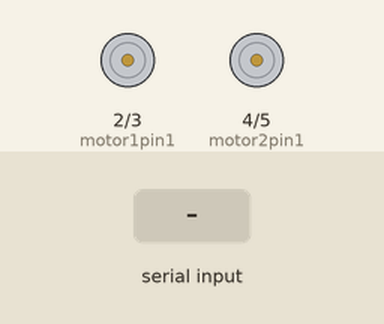
Recording of a sketch running on a simulated Arduino Uno, built with avr-gcc and run on an emulated ATmega328P. On the bench: motor-driver pin pairs drawn as motors (green arrow = first pin HIGH = forward, orange = second pin HIGH = backward, longer = more drive, scaled by the enable pin). Inputs (shaded band) come from the test bench.

Above: at 1.2 s.
1.3 s: "F" received over Serial
At 1.5 s:
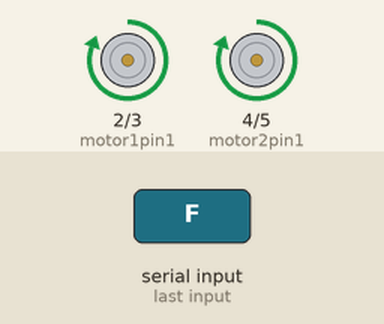
3.2 s: "B" received over Serial
At 3.4 s:
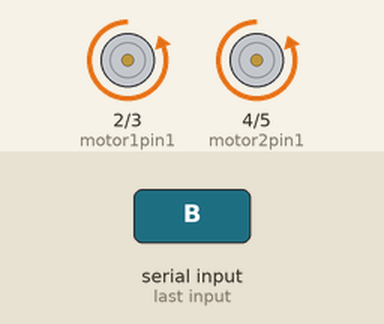
5.1 s: "L" received over Serial
At 5.3 s:
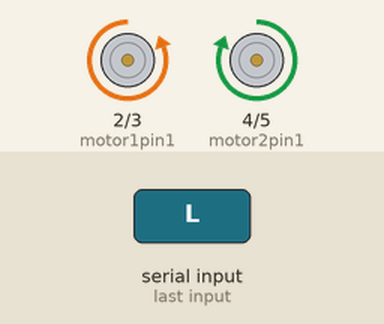
7.0 s: "R" received over Serial
At 7.2 s:
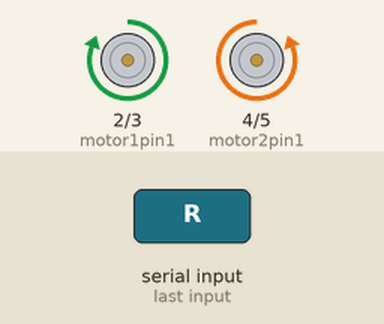
8.9 s: "Q" received over Serial
At 9.1 s:
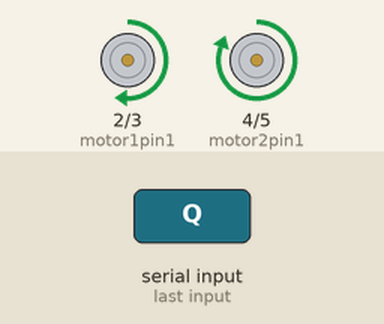
10.8 s: "E" received over Serial
At 11.0 s:
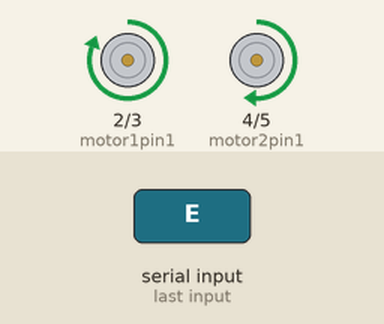
Timing chart, 0 to 13.7 s (numbered marks = the images above; inputs shaded):
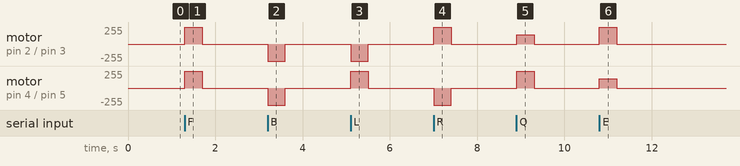

Measured:
- after the input at 1.3 s, motor on pin 2 (motor1pin1) / pin 3 (motor1pin2), motor on pin 4 (motor2pin1) / pin 5 (motor2pin2): stopped → forward 255/255 at once, → stopped 0.40 s later
- after the input at 3.2 s, motor on pin 2 (motor1pin1) / pin 3 (motor1pin2), motor on pin 4 (motor2pin1) / pin 5 (motor2pin2): stopped → backward 255/255 at once, → stopped 0.40 s later
- after the input at 5.1 s, motor on pin 2 (motor1pin1) / pin 3 (motor1pin2): stopped → backward 255/255 at once, → stopped 0.40 s later; motor on pin 4 (motor2pin1) / pin 5 (motor2pin2): stopped → forward 255/255 at once, → stopped 0.40 s later
- after the input at 7.0 s, motor on pin 2 (motor1pin1) / pin 3 (motor1pin2): stopped → forward 255/255 at once, → stopped 0.40 s later; motor on pin 4 (motor2pin1) / pin 5 (motor2pin2): stopped → backward 255/255 at once, → stopped 0.40 s later
- after the input at 8.9 s, motor on pin 2 (motor1pin1) / pin 3 (motor1pin2): stopped → forward 140/255 at once, → stopped 0.40 s later; motor on pin 4 (motor2pin1) / pin 5 (motor2pin2): stopped → forward 255/255 at once, → stopped 0.40 s later
- after the input at 10.8 s, motor on pin 2 (motor1pin1) / pin 3 (motor1pin2): stopped → forward 255/255 at once, → stopped 0.40 s later; motor on pin 4 (motor2pin1) / pin 5 (motor2pin2): stopped → forward 140/255 at once, → stopped 0.40 s later

The sketch:

car_firmware.ino
```cpp
// Motor 1 = left side, Motor 2 = right side (swap the pins if yours is mirrored)
int motor1pin1 = 2;
int motor1pin2 = 3;
int motor2pin1 = 4;
int motor2pin2 = 5;
int ENA = 9;
int ENB = 10;

int DRIVE_SPEED = 255;  // 0-255
int TURN_SPEED  = 255;  // spin-in-place speed
int CURVE_INNER = 140;   // inner wheel speed while moving + turning (0 = pivot, 255 = no turn)

unsigned long lastCmdTime = 0;

// Balance calibration: PWM value that makes each motor run at "full speed".
// Motor A (ENA) is stronger, so it gets a lower ceiling.
int MAX_A = 255;
int MAX_B = 255;

void setMotor(int p1, int p2, int en, int speed, int maxPwm) {
  digitalWrite(p1, speed > 0 ? HIGH : LOW);
  digitalWrite(p2, speed < 0 ? HIGH : LOW);
  // Scale 0-255 down to 0-maxPwm so every speed stays balanced, not just full speed
  analogWrite(en, map(abs(speed), 0, 255, 0, maxPwm));
}

void drive(int left, int right) {
  setMotor(motor1pin1, motor1pin2, ENA, left, MAX_A);
  setMotor(motor2pin1, motor2pin2, ENB, right, MAX_B);
}

void setup() {
  pinMode(motor1pin1, OUTPUT);
  pinMode(motor1pin2, OUTPUT);
  pinMode(motor2pin1, OUTPUT);
  pinMode(motor2pin2, OUTPUT);
  pinMode(ENA, OUTPUT);
  pinMode(ENB, OUTPUT);
  Serial.begin(9600);
  drive(0, 0);
}

void loop() {
  while (Serial.available() > 0) {
    char c = Serial.read();
    lastCmdTime = millis();
    switch (c) {
      case 'F': drive(DRIVE_SPEED, DRIVE_SPEED); break;
      case 'B': drive(-DRIVE_SPEED, -DRIVE_SPEED); break;
      case 'L': drive(-TURN_SPEED, TURN_SPEED); break;
      case 'R': drive(TURN_SPEED, -TURN_SPEED); break;
      case 'Q': drive(CURVE_INNER, DRIVE_SPEED); break;
      case 'E': drive(DRIVE_SPEED, CURVE_INNER); break;
      case 'Z': drive(-CURVE_INNER, -DRIVE_SPEED); break;
      case 'C': drive(-DRIVE_SPEED, -CURVE_INNER); break;
      default:  drive(0, 0); break;
    }
  }

  // Failsafe: no command for 400 ms (sketch closed, cable pulled) -> stop
  if (millis() - lastCmdTime > 400) {
    drive(0, 0);
  }
}
```
